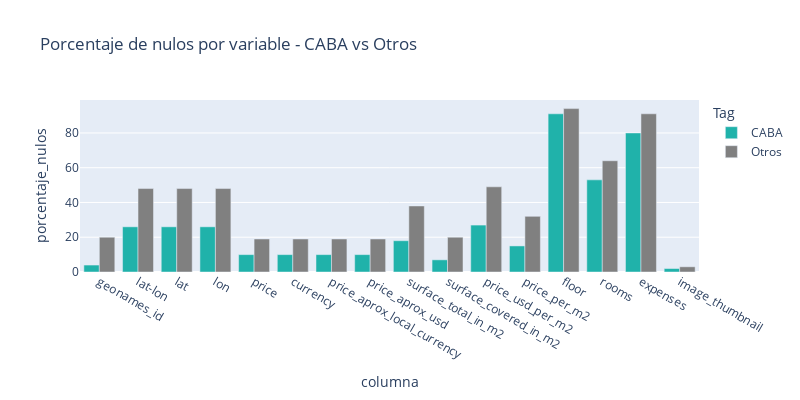

The notebook cell this image was saved under:
### Code cell
#Graficamos % de nulos por columna para CABA vs resto
fig = px.bar(data_frame = NulosCross_SoloNulos, x = "columna", y = "porcentaje_nulos", 
             color = "Tag",
             color_discrete_map={'CABA': 'lightseagreen','Otros': 'gray'},
             barmode='group',
             title="Porcentaje de nulos por variable - CABA vs Otros",
             width=800, height=400)

fig.show()

### Figure 1 — Plotly figure (JSON) as saved in the notebook; plotly's stock layout.template omitted (floating-point values rounded to 4 significant figures)
{"data": [{"alignmentgroup": "True", "hovertemplate": "Tag=CABA<br>columna=%{x}<br>porcentaje_nulos=%{y}<extra></extra>", "legendgroup": "CABA", "marker": {"color": "lightseagreen"}, "name": "CABA", "offsetgroup": "CABA", "orientation": "v", "showlegend": true, "textposition": "auto", "type": "bar", "x": ["geonames_id", "lat-lon", "lat", "lon", "price", "currency", "price_aprox_local_currency", "price_aprox_usd", "surface_total_in_m2", "surface_covered_in_m2", "price_usd_per_m2", "price_per_m2", "floor", "rooms", "expenses", "image_thumbnail"], "xaxis": "x", "y": [4, 26, 26, 26, 10, 10, 10, 10, 18, 7, 27, 15, 91, 53, 80, 2], "yaxis": "y"}, {"alignmentgroup": "True", "hovertemplate": "Tag=Otros<br>columna=%{x}<br>porcentaje_nulos=%{y}<extra></extra>", "legendgroup": "Otros", "marker": {"color": "gray"}, "name": "Otros", "offsetgroup": "Otros", "orientation": "v", "showlegend": true, "textposition": "auto", "type": "bar", "x": ["geonames_id", "lat-lon", "lat", "lon", "price", "currency", "price_aprox_local_currency", "price_aprox_usd", "surface_total_in_m2", "surface_covered_in_m2", "price_usd_per_m2", "price_per_m2", "floor", "rooms", "expenses", "image_thumbnail"], "xaxis": "x", "y": [20, 48, 48, 48, 19, 19, 19, 19, 38, 20, 49, 32, 94, 64, 91, 3], "yaxis": "y"}], "layout": {"barmode": "group", "height": 400, "legend": {"title": {"text": "Tag"}, "tracegroupgap": 0}, "title": {"text": "Porcentaje de nulos por variable - CABA vs Otros"}, "width": 800, "xaxis": {"anchor": "y", "domain": [0, 1], "title": {"text": "columna"}}, "yaxis": {"anchor": "x", "domain": [0, 1], "title": {"text": "porcentaje_nulos"}}}}
